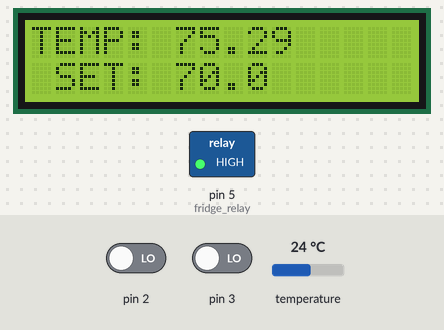
This sketch was run on a simulated Arduino Uno, built with avr-gcc and run on an emulated ATmega328P. Parts: 16×2 character LCD, switched loads named in the sketch (green lamp = pin HIGH). The test bench sets the inputs (shaded band); at power-on: temperature 24 °C, pin 2 LOW, pin 3 LOW.

Above: at 4.5 s.
4.6 s: temperature set to 21.6 °C
At 8.9 s:
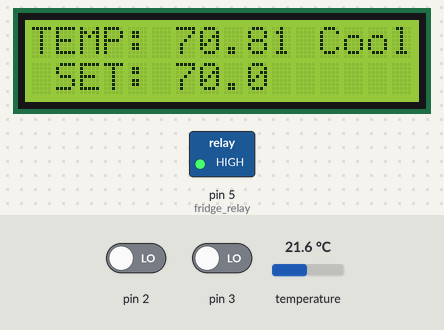
9.2 s: temperature set to 20.6 °C
At 10.5 s:
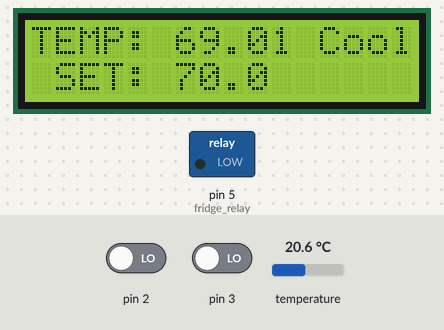
14.9 s: pin 2 driven HIGH
At 15.5 s:
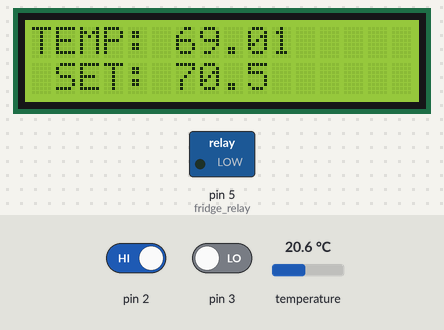
18.3 s: temperature set to 12 °C
At 19.9 s:
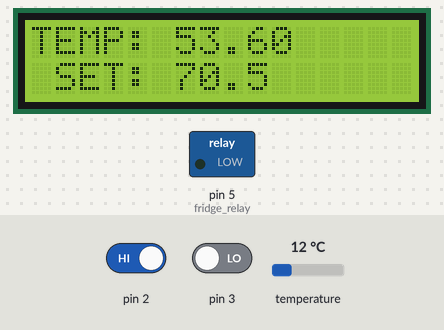
21.7 s: pin 3 driven HIGH
At 23.1 s:
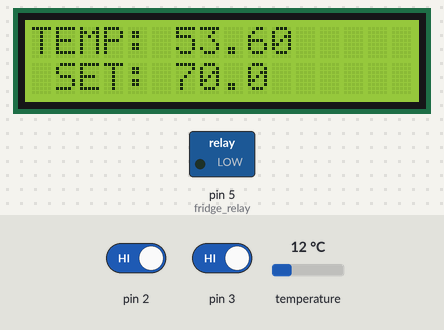
Timing chart, 0 to 24.7 s (numbered marks = the images above; inputs shaded):
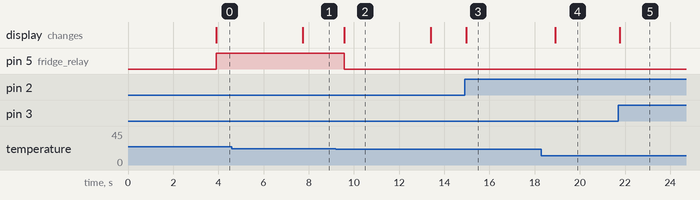

The sketch:

fermentation_controller.ino
```cpp
#include <LiquidCrystal.h>
#include <OneWire.h>
#include <DallasTemperature.h>

volatile long lastDebounceTimeU = 0;
volatile long lastDebounceTimeD = 0;
#define ONE_WIRE_BUS 4
#define debounceDelay 300

byte buttonInterruptUp = 0;
byte buttonInterruptDown = 1;


LiquidCrystal lcd(12, 11, 10, 9, 8, 6);
double currentTemp = 99.0;
double setTemp = 70.00;


OneWire oneWire(ONE_WIRE_BUS);
DallasTemperature sensors(&oneWire);


const int COOLING = 1;
const int RESTING = 0;
const double precision = 0.3; //.5 degrees precision

int minOn = 1; //2 mins
int maxOn = 3600; //1h
int minOff = 1; //10m

int rest_count;
int cool_count;
int fridge_status;
int startup_time = 3000;


const int fridge_relay = 5;

boolean tooWarm(){
return (currentTemp >= (setTemp+precision));
}

boolean restLongEnough(){
return (rest_count >= minOff);
}

boolean tooCold(){
return (currentTemp <= setTemp); //temp keeps dropping after temp is reached
}

boolean onLongEnough(){
return(cool_count >= minOn);
}

boolean onTooLong(){
return (cool_count >= maxOn);
}

void setup() {
digitalWrite(fridge_relay, LOW); //start with fridge off, relay is active low

lcd.begin(16, 2);
//Serial.begin(9600);
lcd.print("Beer Cooler");

attachInterrupt(buttonInterruptUp, tempUp, RISING);
attachInterrupt(buttonInterruptDown, tempDown, RISING);
sensors.begin();
pinMode(fridge_relay, OUTPUT);
fridge_status = RESTING;
rest_count = minOff;
cool_count = 0;
}

void loop() {
delay(startup_time); //allow lcd to be initialized first
startup_time = 0;

getTemp();
lcdPrint();

if(fridge_status == RESTING){
if(tooWarm() && restLongEnough()){
//turn fridge on after temp has risen and waiting for compressor to cool down
digitalWrite(fridge_relay, HIGH);
delay(2000);
cool_count = 0;
fridge_status = COOLING;
}
rest_count++;
}else{//fridge status is COOLING

if(onTooLong() || (onLongEnough() && tooCold()))
{
//turn the fridge off if its cool enough or compressor on too long
digitalWrite(fridge_relay, LOW);
delay(2000);
rest_count = 0;
fridge_status = RESTING;
}
cool_count++;
}
delay(1000);
}


void tempUp(){//dont feel like adding a debouncing circuit.. this is good enough
if((millis()-lastDebounceTimeU) > debounceDelay){
lastDebounceTimeU = millis();
if(setTemp < 100.00){
setTemp += 0.5;
lcdPrint();
}
}
}

void tempDown(){
if((millis()-lastDebounceTimeD) > debounceDelay){
lastDebounceTimeD = millis();
if(setTemp > 30.00){
setTemp -= 0.5;
lcdPrint();
}
}
}


void getTemp(){
sensors.requestTemperatures();
double t = sensors.getTempFByIndex(0);
if(t > 0 && t < 120){ //faulty wiring causes weird temperatures..
currentTemp = t;
}
}


void lcdPrint(){
lcd.begin(16,2); //sometimes lcd goes blank, i guess this fixes it....
char tbuff[6];
tbuff[0] = '0'+((int)currentTemp/10%10);
tbuff[1] = '0'+((int)currentTemp%10);
tbuff[2] = '.';
tbuff[3] = '0'+((int)(currentTemp*10)%10);
tbuff[4] = '0'+((int)(currentTemp*100)%10);
tbuff[5] = '\0';

char sbuff[6];
sbuff[0] = '0'+((int)setTemp/10%10);
sbuff[1] = '0'+((int)setTemp%10);
sbuff[2] = '.';
sbuff[3] = '0'+((int)(setTemp*10)%10);
sbuff[4] = '\0';
lcd.clear();
lcd.setCursor(0,0);
lcd.print("TEMP:");
lcd.setCursor(6,0);
lcd.print(tbuff);

lcd.setCursor(1,1);
lcd.print("SET:");
lcd.setCursor(6,1);
lcd.print(sbuff);
lcd.print(" ");

//print a "*" on the display if the fridge is on
lcd.setCursor(12,0);
if(fridge_status == COOLING){
lcd.print("Cool");
}else lcd.print(" ");
lcd.display();

}
```

Measured:
- the behaviour switches between 21.2 and 21.1 °C on temperature (found by bisection; images 1 and 2)
- after the input at 4.6 s, the display: changes after 3.1 s (image 1)
- after the input at 9.2 s, pin 5 (fridge_relay): HIGH → LOW after 0.38 s; the display: changes after 0.38 s (image 2)
- after the input at 14.9 s, the display: changes after 0.07 s (image 3)
- after the input at 18.3 s, the display: changes after 0.61 s (image 4)
- after the input at 21.7 s, the display: changes after 0.07 s (image 5)
- what the display in image 2 shows lasts 3.8 s, from 9.6 s to 13.4 s
